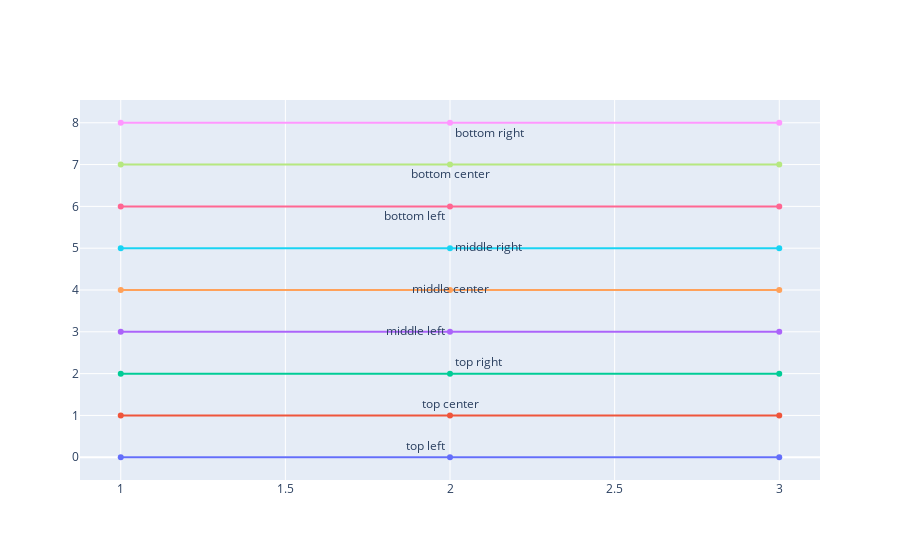

The notebook cell saved with this chart:
### Code cell
textpositions = [
    "top left",
    "top center",
    "top right",
    "middle left",
    "middle center",
    "middle right",
    "bottom left",
    "bottom center",
    "bottom right",
]

fix_text_position_fig = go.Figure(layout={"showlegend": False})  # 凡例を非表示
for i, textposition in enumerate(textpositions):
    fix_text_position_fig.add_trace(
        go.Scatter(
            x=[1, 2, 3],
            y=[i, i, i],
            text=[None, textposition, None],
            mode="lines+markers+text",  # 線、点、テキストを描画
            textposition=textposition,  # ❶ テキストの位置を指定
        )
    )
fix_text_position_fig.show()

### Figure 1 — Plotly figure (JSON) as saved in the notebook; plotly's stock layout.template omitted (floating-point values rounded to 4 significant figures)
{"data": [{"mode": "lines+markers+text", "text": [null, "top left", null], "textposition": "top left", "type": "scatter", "x": [1, 2, 3], "y": [0, 0, 0]}, {"mode": "lines+markers+text", "text": [null, "top center", null], "textposition": "top center", "type": "scatter", "x": [1, 2, 3], "y": [1, 1, 1]}, {"mode": "lines+markers+text", "text": [null, "top right", null], "textposition": "top right", "type": "scatter", "x": [1, 2, 3], "y": [2, 2, 2]}, {"mode": "lines+markers+text", "text": [null, "middle left", null], "textposition": "middle left", "type": "scatter", "x": [1, 2, 3], "y": [3, 3, 3]}, {"mode": "lines+markers+text", "text": [null, "middle center", null], "textposition": "middle center", "type": "scatter", "x": [1, 2, 3], "y": [4, 4, 4]}, {"mode": "lines+markers+text", "text": [null, "middle right", null], "textposition": "middle right", "type": "scatter", "x": [1, 2, 3], "y": [5, 5, 5]}, {"mode": "lines+markers+text", "text": [null, "bottom left", null], "textposition": "bottom left", "type": "scatter", "x": [1, 2, 3], "y": [6, 6, 6]}, {"mode": "lines+markers+text", "text": [null, "bottom center", null], "textposition": "bottom center", "type": "scatter", "x": [1, 2, 3], "y": [7, 7, 7]}, {"mode": "lines+markers+text", "text": [null, "bottom right", null], "textposition": "bottom right", "type": "scatter", "x": [1, 2, 3], "y": [8, 8, 8]}], "layout": {"showlegend": false}}
